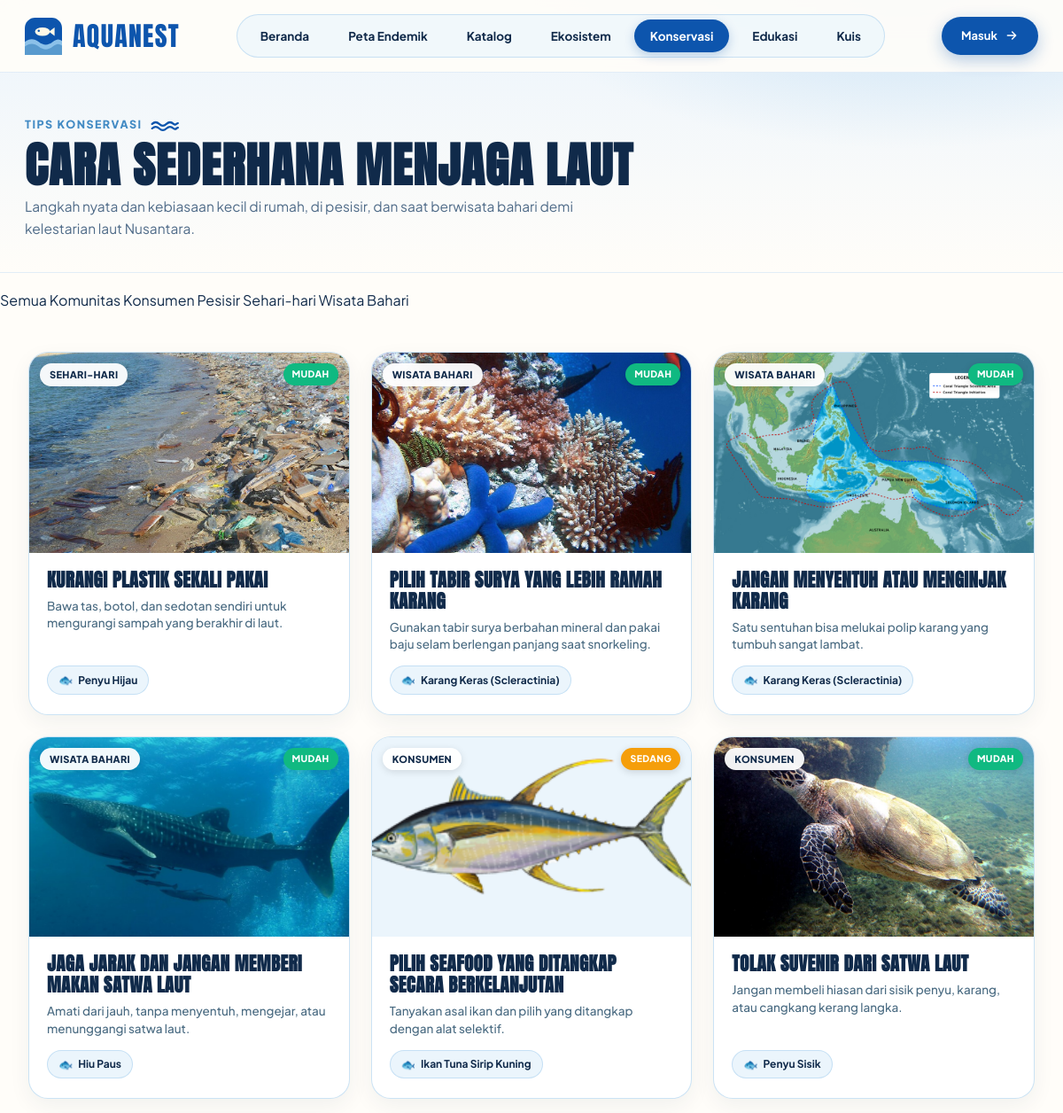
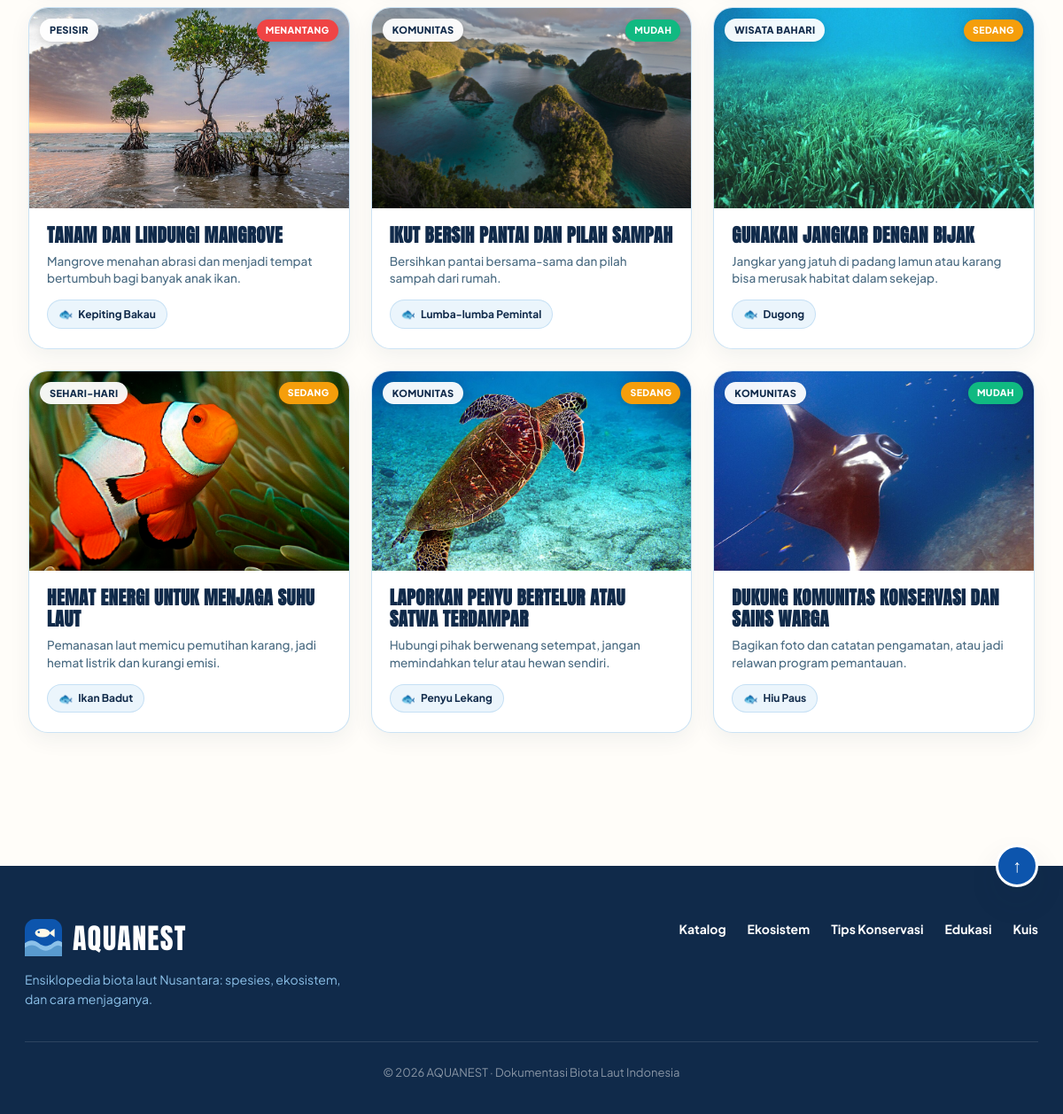
The page /tips.php on the database its author committed (2 pictures, top to bottom).
### tables this page shows
CREATE TABLE conservation_tips (
  id INT AUTO_INCREMENT PRIMARY KEY,
  title VARCHAR(160) NOT NULL,
  category VARCHAR(60) NOT NULL,
  icon VARCHAR(30) NOT NULL DEFAULT 'daun',
  difficulty ENUM('Mudah','Sedang','Menantang') NOT NULL DEFAULT 'Mudah',
  summary VARCHAR(255) NOT NULL,
  description TEXT NOT NULL,
  related_species_id INT NULL,
  related_habitat_id INT NULL,
  sort_order INT NOT NULL DEFAULT 0,
  is_active TINYINT(1) NOT NULL DEFAULT 1,
  created_at DATETIME NOT NULL DEFAULT CURRENT_TIMESTAMP,
  CONSTRAINT fk_tip_species FOREIGN KEY (related_species_id) REFERENCES species(id) ON DELETE SET NULL,
  CONSTRAINT fk_tip_habitat FOREIGN KEY (related_habitat_id) REFERENCES habitats(id) ON DELETE SET NULL
);

CREATE TABLE species (
  id INT AUTO_INCREMENT PRIMARY KEY,
  common_name VARCHAR(160) NOT NULL,
  scientific_name VARCHAR(180) NOT NULL,
  slug VARCHAR(160) NOT NULL UNIQUE,
  category_id INT NOT NULL,
  habitat_id INT NOT NULL,
  conservation_status_id INT NOT NULL,
  depth_min_m INT NOT NULL DEFAULT 0,
  depth_max_m INT NOT NULL DEFAULT 50,
  length_cm INT NOT NULL DEFAULT 50,
  diet VARCHAR(255) NOT NULL,
  distribution_indonesia VARCHAR(255) NOT NULL,
  summary TEXT NOT NULL,
  description TEXT NOT NULL,
  conservation_notes TEXT NOT NULL,
  image_url VARCHAR(255) NOT NULL,
  is_featured TINYINT(1) NOT NULL DEFAULT 0,
  created_at DATETIME NOT NULL DEFAULT CURRENT_TIMESTAMP,
  updated_at DATETIME NOT NULL DEFAULT CURRENT_TIMESTAMP ON UPDATE CURRENT_TIMESTAMP,
  CONSTRAINT fk_sp_category FOREIGN KEY (category_id) REFERENCES categories(id) ON DELETE RESTRICT,
  CONSTRAINT fk_sp_habitat FOREIGN KEY (habitat_id) REFERENCES habitats(id) ON DELETE RESTRICT,
  CONSTRAINT fk_sp_status FOREIGN KEY (conservation_status_id) REFERENCES conservation_status(id) ON DELETE RESTRICT
);

### config/database.php (called while the page is built, shortened)
<?php
function e(?string $str): string {
    return htmlspecialchars((string)$str, ENT_QUOTES | ENT_SUBSTITUTE, 'UTF-8');
}

### includes/auth.php (called while the page is built, shortened)
<?php
function currentUser(): ?array {
    return $_SESSION['user'] ?? null;
}

### tips.php (the view, shortened to what this page needs)
<?php
require_once __DIR__ . '/config/database.php';
require_once __DIR__ . '/includes/auth.php';
$pdo = getPDO();
$cat = trim($_GET['category'] ?? 'all');
$categories = $pdo->query("SELECT DISTINCT category FROM conservation_tips WHERE is_active = 1 ORDER BY category ASC")->fetchAll(PDO::FETCH_COLUMN);
$sql = "
    SELECT t.*, s.common_name AS species_name, s.slug AS species_slug, s.image_url AS species_image,
           h.name AS habitat_name, h.slug AS habitat_slug, h.image_url AS habitat_image
    FROM conservation_tips t
    LEFT JOIN species s ON s.id = t.related_species_id
    LEFT JOIN habitats h ON h.id = t.related_habitat_id
    WHERE t.is_active = 1
";
$params = [];
$sql .= ' ORDER BY t.sort_order ASC, t.id ASC';
$stmt = $pdo->prepare($sql);
$stmt->execute($params);
$tips = $stmt->fetchAll();
$currentPage = 'tips';
require __DIR__ . '/includes/header.php';
?>
<section class="page-hero">
  <div class="container">
    <div class="kicker">
      <span>Tips Konservasi</span>
      <?= icoTitleWave('kicker-wave') ?>
    </div>
    <h1>CARA SEDERHANA MENJAGA LAUT</h1>
    <p style="color:var(--muted);max-width:620px;">Langkah nyata dan kebiasaan kecil di rumah, di pesisir, dan saat berwisata bahari demi kelestarian laut Nusantara.</p>
  </div>
</section>
<section class="filter-bar">
  <div class="chip-row">
    <a href="tips.php" class="chip <?= $cat === 'all' ? 'active' : '' ?>">Semua</a>
    <?php foreach ($categories as $c): ?>
      <a href="tips.php?category=<?= urlencode($c) ?>" class="chip <?= $cat === $c ? 'active' : '' ?>"><?= e($c) ?></a>
    <?php endforeach; ?>
  </div>
</section>
<section class="section-pad">
  <div class="container">
    <?php if (!$tips): ?>
      <p style="color:var(--muted);">Belum ada tips untuk kategori ini.</p>
    <?php else: ?>
    <div class="tip-grid cols-3">
      <?php foreach ($tips as $t): ?>
      <article class="tip-card" id="tip-<?= (int)$t['id'] ?>">
        <div class="tip-card-media">
          <img src="<?= e(tipImage($t)) ?>" alt="<?= e($t['title']) ?>" loading="lazy">
          <div class="tip-card-badges">
            <span class="pill pill-cat"><?= e($t['category']) ?></span>
            <span class="pill pill-diff lvl-<?= strtolower(e($t['difficulty'])) ?>"><?= e($t['difficulty']) ?></span>
          </div>
        </div>
        <div class="tip-card-body">
          <h3 class="tip-card-title"><?= e($t['title']) ?></h3>
          <p class="tip-card-desc"><?= e($t['summary']) ?></p>
          <?php if ($t['species_name'] || $t['habitat_name']): ?>
          <div class="tip-card-footer">
            <?php if ($t['species_name']): ?>
              <a href="species-detail.php?slug=<?= urlencode($t['species_slug']) ?>" class="tip-tag-link">
                <span class="tag-ico">🐟</span>
                <span class="tag-label"><?= e($t['species_name']) ?></span>
              </a>
            <?php endif; ?>
          </div>
          <?php endif; ?>
        </div>
      </article>
      <?php endforeach; ?>
    </div>
    <?php endif; ?>
  </div>
</section>
<?php require __DIR__ . '/includes/footer.php'; ?>

### includes/header.php (shortened to what this page needs)
<?php
require_once __DIR__ . '/ui.php';
$user = currentUser();
$currentPage = $currentPage ?? 'home';
$baseUrl = $baseUrl ?? '';
$nav = [
  'home'       => ['index.php', 'Beranda'],
  'map'        => ['index.php#peta', 'Peta Endemik'],
  'catalog'    => ['species.php', 'Katalog'],
  'ecosystems' => ['ecosystems.php', 'Ekosistem'],
  'tips'       => ['tips.php', 'Konservasi'],
  'education'  => ['education.php', 'Edukasi'],
  'quiz'       => ['quiz.php', 'Kuis'],
];
?>
<!DOCTYPE html>
<html lang="id">
<head>
  <link rel="stylesheet" href="<?= e($baseUrl) ?>assets/css/style.css">
</head>
<body>
<div class="shell">
<header class="topbar">
  <a href="<?= e($baseUrl) ?>index.php" class="brand" aria-label="AQUANEST – Beranda">
    <?= logoMark('brand-mark') ?><span class="brand-text">AQUANEST</span>
  </a>
  <nav class="nav-links" id="nav-links" aria-label="Navigasi utama">
    <?php foreach ($nav as $key => [$href, $label]): ?>
      <a href="<?= e($baseUrl . $href) ?>" class="<?= $currentPage === $key ? 'active' : '' ?>"><?= e($label) ?></a>
    <?php endforeach; ?>
  </nav>
  <div class="nav-actions">
    <?php if ($user): ?>
      <?php if ($user['role'] === 'admin'): ?>
        <a href="<?= e($baseUrl) ?>admin/dashboard.php" class="btn btn-ghost btn-sm">Dashboard</a>
      <?php endif; ?>
      <a href="<?= e($baseUrl) ?>logout.php" class="btn btn-primary btn-sm">Keluar</a>
    <?php else: ?>
      <a href="<?= e($baseUrl) ?>login.php" class="btn btn-primary btn-sm">Masuk <?= icoArrow() ?></a>
    <?php endif; ?>
  </div>
</header>
<main>

### includes/ui.php (shortened to what this page needs)
<?php
function logoMark(string $class = ''): string {
    return '<svg class="' . e($class) . '" viewBox="0 0 40 40" role="img" aria-label="Logo AQUANEST">'
         . '<rect width="40" height="40" rx="11" fill="#0D55AD"/>'
         . '<path d="M0 26c5-4 10-4 15 0s10 4 15 0 7-3 10-1v15H0z" fill="#8CC1E9"/>'
         . '<path d="M0 31c5-4 10-4 15 0s10 4 15 0 7-3 10-1v10H0z" fill="#438BC4" opacity=".7"/>'
         . '<ellipse cx="19" cy="15" rx="8" ry="4.6" fill="#FFF8E7"/>'
         . '<path d="M26 15l6-4.5v9z" fill="#FFF8E7"/><circle cx="15" cy="14" r="1.2" fill="#0D55AD"/>'
         . '</svg>';
}
function icoArrow(): string {
    return '<svg class="ico" viewBox="0 0 24 24" fill="none" stroke="currentColor" stroke-width="2.2" stroke-linecap="round" stroke-linejoin="round" aria-hidden="true"><path d="M5 12h14M13 6l6 6-6 6"/></svg>';
}
function tipImage(array $t): string {
    $tipImages = [
        1  => 'assets/images/education/edukasi-plastik.jpg',
        2  => 'assets/images/habitats/terumbu-karang.jpg',
        3  => 'assets/images/education/edukasi-terumbu.jpg',
        4  => 'assets/images/species/hiu-paus.jpg',
        5  => 'assets/images/species/ikan-tuna.jpg',
        6  => 'assets/images/species/penyu-sisik.jpg',
        7  => 'assets/images/habitats/hutan-mangrove.jpg',
        8  => 'assets/images/education/edukasi-konservasi.jpg',
        9  => 'assets/images/habitats/padang-lamun.jpg',
        10 => 'assets/images/species/ikan-badut.jpg',
        11 => 'assets/images/education/edukasi-penyu.jpg',
        12 => 'assets/images/species/pari-manta.jpg',
    ];
    $id = (int)($t['id'] ?? 0);
    if (isset($tipImages[$id])) {
        return $tipImages[$id];
    }
    return 'assets/images/hero-ocean-fresh.jpg';
}
function icoTitleWave(string $class = 'title-wave'): string {
    return '<svg class="' . e($class) . '" viewBox="0 0 38 14" fill="none" stroke="currentColor" stroke-width="2.6" stroke-linecap="round" aria-hidden="true">'
         . '<path d="M2 4.5c3.2-3 6.4-3 9.6 0s6.4 3 9.6 0 6.4-3 9.6 0 4-1.5 5.8-1"/>'
         . '<path d="M2 10.5c3.2-3 6.4-3 9.6 0s6.4 3 9.6 0 6.4-3 9.6 0 4-1.5 5.8-1"/>'
         . '</svg>';
}

### includes/footer.php (shortened to what this page needs)
<?php require_once __DIR__ . '/ui.php'; $baseUrl = $baseUrl ?? ''; ?>
</main>
</div>
<footer class="site-footer">
  <button type="button" class="scroll-top-btn" data-scroll-top aria-label="Kembali ke atas">&uarr;</button>
  <div class="footer-grid">
    <div class="footer-brand">
      <a href="<?= e($baseUrl) ?>index.php" class="brand"><?= logoMark('brand-mark') ?><span class="brand-text">AQUANEST</span></a>
      <p>Ensiklopedia biota laut Nusantara: spesies, ekosistem, dan cara menjaganya.</p>
    </div>
    <nav class="footer-links" aria-label="Navigasi footer">
      <a href="<?= e($baseUrl) ?>species.php">Katalog</a>
      <a href="<?= e($baseUrl) ?>ecosystems.php">Ekosistem</a>
      <a href="<?= e($baseUrl) ?>tips.php">Tips Konservasi</a>
      <a href="<?= e($baseUrl) ?>education.php">Edukasi</a>
      <a href="<?= e($baseUrl) ?>quiz.php">Kuis</a>
    </nav>
  </div>
  <div class="footer-copy">&copy; <?= date('Y') ?> AQUANEST &middot; Dokumentasi Biota Laut Indonesia</div>
</footer>
</body>
</html>

### rows shown on the page
conservation_tips: shows a picture, title "KURANGI PLASTIK SEKALI PAKAI", summary "Bawa tas, botol, dan sedotan sendiri untuk mengurangi sampah yang berakhir di laut.", related_species.common_name "Penyu Hijau"
conservation_tips: shows a picture, title "PILIH TABIR SURYA YANG LEBIH RAMAH KARANG", summary "Gunakan tabir surya berbahan mineral dan pakai baju selam berlengan panjang saat snorkeling.", related_species.common_name "Karang Keras (Scleractinia)"
conservation_tips: shows a picture, title "JANGAN MENYENTUH ATAU MENGINJAK KARANG", summary "Satu sentuhan bisa melukai polip karang yang tumbuh sangat lambat.", related_species.common_name "Karang Keras (Scleractinia)"
conservation_tips: shows a picture, title "JAGA JARAK DAN JANGAN MEMBERI MAKAN SATWA LAUT", summary "Amati dari jauh, tanpa menyentuh, mengejar, atau menunggangi satwa laut.", related_species.common_name "Hiu Paus"
conservation_tips: shows a picture, title "PILIH SEAFOOD YANG DITANGKAP SECARA BERKELANJUTAN", summary "Tanyakan asal ikan dan pilih yang ditangkap dengan alat selektif.", related_species.common_name "Ikan Tuna Sirip Kuning"
conservation_tips: shows a picture, title "TOLAK SUVENIR DARI SATWA LAUT", summary "Jangan membeli hiasan dari sisik penyu, karang, atau cangkang kerang langka.", related_species.common_name "Penyu Sisik"
conservation_tips: shows a picture, title "TANAM DAN LINDUNGI MANGROVE", summary "Mangrove menahan abrasi dan menjadi tempat bertumbuh bagi banyak anak ikan.", related_species.common_name "Kepiting Bakau"
conservation_tips: shows a picture, title "IKUT BERSIH PANTAI DAN PILAH SAMPAH", summary "Bersihkan pantai bersama-sama dan pilah sampah dari rumah.", related_species.common_name "Lumba-lumba Pemintal"
conservation_tips: shows a picture, title "GUNAKAN JANGKAR DENGAN BIJAK", summary "Jangkar yang jatuh di padang lamun atau karang bisa merusak habitat dalam sekejap.", related_species.common_name "Dugong"
conservation_tips: shows a picture, title "HEMAT ENERGI UNTUK MENJAGA SUHU LAUT", summary "Pemanasan laut memicu pemutihan karang, jadi hemat listrik dan kurangi emisi.", related_species.common_name "Ikan Badut"
conservation_tips: shows a picture, title "LAPORKAN PENYU BERTELUR ATAU SATWA TERDAMPAR", summary "Hubungi pihak berwenang setempat, jangan memindahkan telur atau hewan sendiri.", related_species.common_name "Penyu Lekang"
conservation_tips: shows a picture, title "DUKUNG KOMUNITAS KONSERVASI DAN SAINS WARGA", summary "Bagikan foto dan catatan pengamatan, atau jadi relawan program pemantauan.", related_species.common_name "Hiu Paus"

### other values the page prints
$label "Beranda"
$label "Peta Endemik"
$label "Katalog"
$label "Ekosistem"
$label "Konservasi"
$label "Edukasi"
$label "Kuis"
$c "Komunitas"
$c "Konsumen"
$c "Pesisir"
$c "Sehari-hari"
$c "Wisata Bahari"
